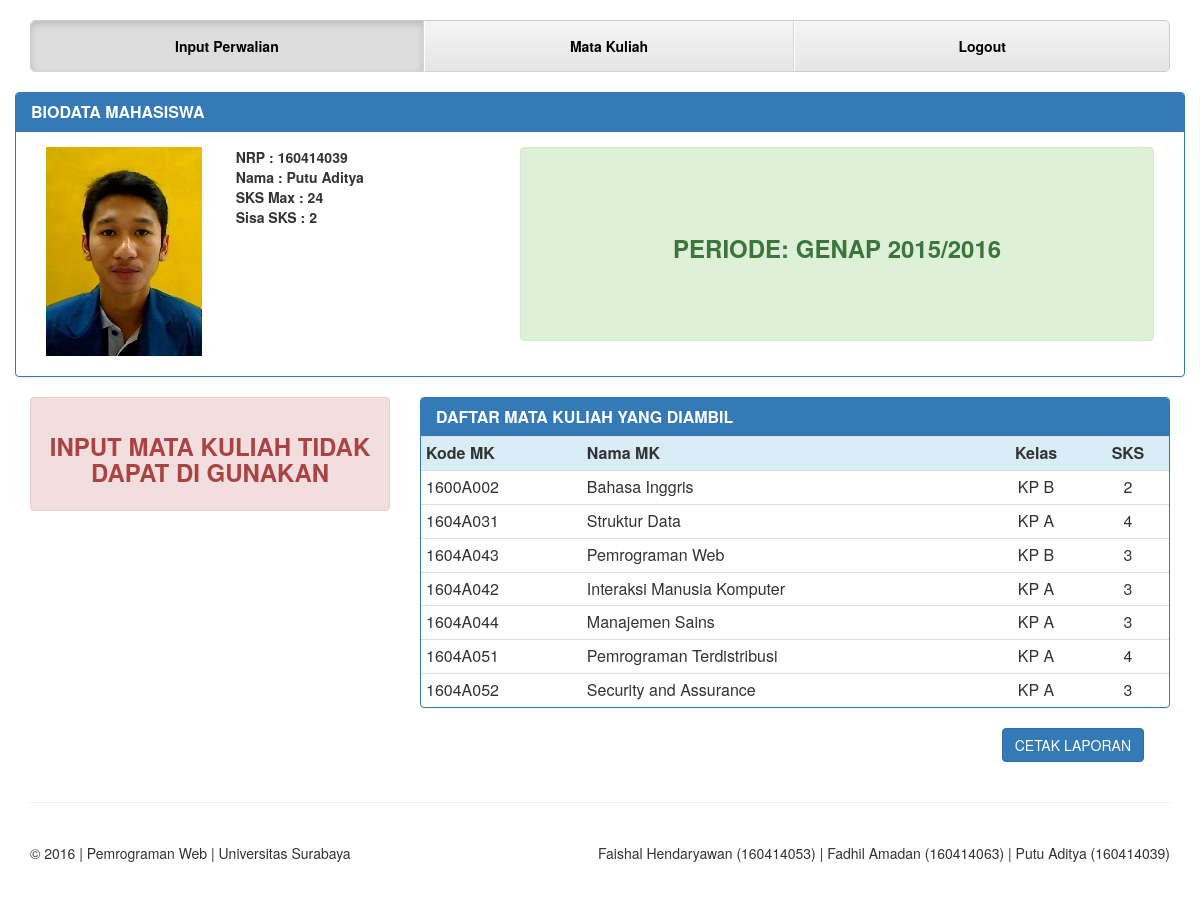
Page /inputperwalian.php (signed in) on the committed database.
### tables this page shows
CREATE TABLE `mahasiswa` (
  `nrp` varchar(9) NOT NULL,
  `nama` varchar(30) NOT NULL,
  `password` char(32) NOT NULL,
  `jatah_sks` int(11) NOT NULL,
  `foto_profil` varchar(100) NOT NULL,
  `hapuskah` tinyint(1) NOT NULL
);

CREATE TABLE `periode` (
  `kode_periode` int(11) NOT NULL,
  `nama` varchar(30) NOT NULL,
  `status` tinyint(1) NOT NULL,
  `hapuskah` tinyint(1) NOT NULL,
  `tanggal_buka` date NOT NULL,
  `tanggal_akhir` date NOT NULL
);

CREATE TABLE `kelas` (
  `kode_kelas` int(11) NOT NULL,
  `kode_mk` varchar(8) NOT NULL,
  `kode_periode` int(11) NOT NULL,
  `nama_kelas` varchar(8) NOT NULL,
  `kapasitas` smallint(6) NOT NULL,
  `hapuskah` tinyint(1) NOT NULL
);

CREATE TABLE `matakuliah` (
  `kode_mk` varchar(8) NOT NULL,
  `nama` varchar(30) NOT NULL,
  `jumlah_sks` smallint(6) NOT NULL,
  `deskripsi` text NOT NULL,
  `hapuskah` tinyint(1) NOT NULL
);

### inputperwalian.php (the view, shortened to what this page needs)
<html>
    <head>
        <link href="./bootstrap/css/bootstrap.min.css" rel="stylesheet">
        <link href="./bootstrap/css/justified-nav.css" rel="stylesheet">
    </head>
    <body>
        <?php
        require './db.php';
        $sqlP = "SELECT * FROM periode WHERE status= 1 AND hapuskah = 0";
        $resultP = mysqli_query($link, $sqlP);
        $rowP= mysqli_fetch_array($resultP);
        $sqlM = "SELECT * FROM mahasiswa WHERE nrp=".$_COOKIE['nomer'];
        $resultM = mysqli_query($link, $sqlM);
        $rowM= mysqli_fetch_array($resultM);
        ?>
        <div class="container">
            <div class="masthead">
                <nav>
                    <ul class="nav nav-justified">
                        <li class="active"><a href="./inputperwalian.php">Input Perwalian</a></li>
                        <li ><a href="./matakuliah.php">Mata Kuliah</a></li>
                        <li><a href="./proses.php?cmd=logout">Logout</a></li>
                    </ul>
                </nav>
            </div>
            <br/>
            <div class="row">
                <div class="panel panel-primary">
                    <div class="panel-heading">
                        <h3 class="panel-title"><strong>BIODATA MAHASISWA</strong></h3>
                    </div>
                    <div class="panel-body">
                        <div class="col-xs-6 col-lg-2">
                            <?php echo "<img src='./propic/".$rowM['foto_profil']."' width='156px' height='209px'>" ?>
                        </div>
                        <div class="col-xs-6 col-lg-3">
                            <?php
                            $sqlTotal = "SELECT SUM(matakuliah.jumlah_sks) as 'total_sks' "
                            . "FROM mahasiswa, matakuliah, kelas "
                            . "INNER JOIN mahasiswa_kelas "
                            . "WHERE mahasiswa.nrp = '".$_COOKIE['nomer']."' AND mahasiswa_kelas.nrp = '".$_COOKIE['nomer']."' AND mahasiswa_kelas.kode_kelas = kelas.kode_kelas AND matakuliah.kode_mk = kelas.kode_mk";
                            $resultTotal = mysqli_query($link, $sqlTotal);
                            if(!$resultTotal) {
                                die("SQL ERROR: ".$sqlTotal);
                            }
                            else {
                                $rowTotal = mysqli_fetch_array($resultTotal);
                            }
                            $sisa = $rowM['jatah_sks'] - $rowTotal['total_sks'];
                            ?>
                            <strong>
                            NRP : <?php echo $rowM['nrp']; ?><br>
                            Nama : <?php echo $rowM['nama']; ?><br>
                            SKS Max : <?php echo $rowM['jatah_sks']; ?><br>
                            Sisa SKS : <?php echo $sisa; ?>
                            </strong>
                        </div>
                        <div class="col-xs-6 col-lg-7">
                            <div class="alert alert-success">
                            <h3 class="text-center"><br/><br/><strong>PERIODE: <?php echo $rowP['nama']; ?></strong><br/><br/><br/></h3>
                            </div>
                        </div>
                    </div>
                </div>
            </div>
            <div class="row">
                <div class="col-xs-6 col-lg-4">
                    <?php if(date("Y-m-d")>=$rowP['tanggal_buka'] && date("Y-m-d")>=$rowP['tanggal_akhir']) {?>
                        <div class="alert alert-danger"><h3 class="text-center"><strong>INPUT MATA KULIAH TIDAK DAPAT DI GUNAKAN</strong></h3></div>
                    <?php } ?>
                </div>
                <div class="col-xs-6 col-lg-8">
                    <div class="panel panel-primary">
                        <div class="panel-heading">
                            <h3 class="panel-title"><strong>DAFTAR MATA KULIAH YANG DIAMBIL</strong></h3>
                        </div>
                        <div class="table-responsive">
                            <table class="table table-hover table-condensed table-">
                                <tr class="info">
                                    <th>Kode MK</th>
                                    <th>Nama MK</th>
                                    <th><center>Kelas</center></th>
                                    <th><center>SKS</center></th>
                                </tr>
                                <?php
                                $sqlT = "SELECT kelas.kode_mk, matakuliah.nama, kelas.nama_kelas, matakuliah.jumlah_sks, kelas.kode_kelas FROM kelas, matakuliah INNER JOIN mahasiswa_kelas WHERE mahasiswa_kelas.nrp ='".$rowM['nrp']."' AND kelas.kode_kelas = mahasiswa_kelas.kode_kelas AND kelas.kode_mk = matakuliah.kode_mk AND kelas.kode_periode = '".$rowP['kode_periode']."'";
                                $resultT = mysqli_query($link, $sqlT);
                                while($rowT = mysqli_fetch_object($resultT)) {
                                    echo "<tr>";
                                    echo "<td>".$rowT->kode_mk."</td>";
                                    echo "<td>".$rowT->nama."</td>";
                                    echo "<td><center>".$rowT->nama_kelas."</center></td>";
                                    echo "<td><center>".$rowT->jumlah_sks."</center></td>";
                                    echo "</tr>";
                                } ?>
                            </table>
                        </div>
                    </div>
                </div>
                <div class="col-sm-offset-10">&nbsp&nbsp&nbsp<button class="btn btn-primary" id="cetak">CETAK LAPORAN</button></div>
            </div>
            <footer class="footer">
                <p class="pull-right">Faishal Hendaryawan (160414053) | Fadhil Amadan (160414063) | Putu Aditya (160414039)</p>
                <p>&copy; 2016 | Pemrograman Web | Universitas Surabaya </p>
            </footer>
        </div>
    </body>
</html>

### rows in the picture
mahasiswa: foto_profil (picture), nrp "160414039", nama "Putu Aditya", jatah_sks "24"
periode: nama "GENAP 2015/2016"
kelas: kode_mk "1600A002", kode_mk.nama "Bahasa Inggris", nama_kelas "KP B", kode_mk.jumlah_sks "2"
kelas: kode_mk "1604A031", kode_mk.nama "Struktur Data", nama_kelas "KP A", kode_mk.jumlah_sks "4"
kelas: kode_mk "1604A043", kode_mk.nama "Pemrograman Web", nama_kelas "KP B", kode_mk.jumlah_sks "3"
kelas: kode_mk "1604A042", kode_mk.nama "Interaksi Manusia Komputer", nama_kelas "KP A", kode_mk.jumlah_sks "3"
kelas: kode_mk "1604A044", kode_mk.nama "Manajemen Sains", nama_kelas "KP A", kode_mk.jumlah_sks "3"
kelas: kode_mk "1604A051", kode_mk.nama "Pemrograman Terdistribusi", nama_kelas "KP A", kode_mk.jumlah_sks "4"
kelas: kode_mk "1604A052", kode_mk.nama "Security and Assurance", nama_kelas "KP A", kode_mk.jumlah_sks "3"

### other values in the picture
$sisa "2"
